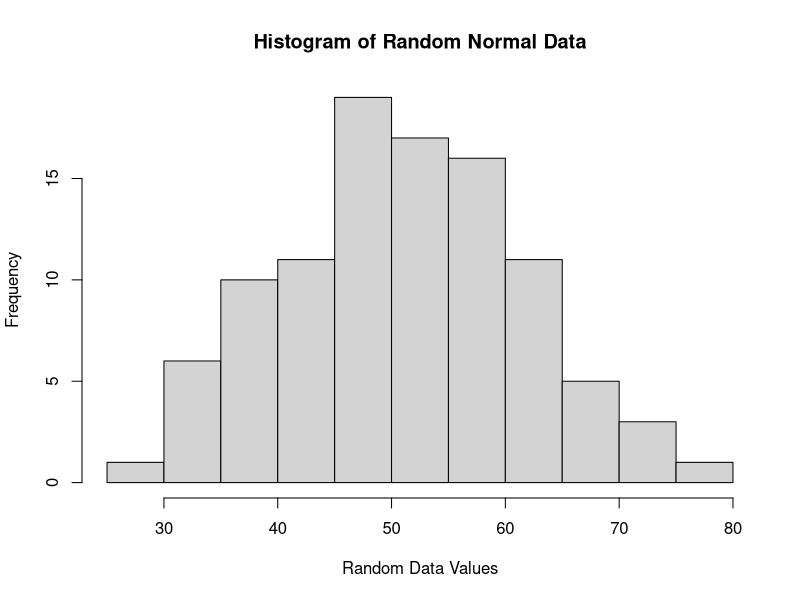
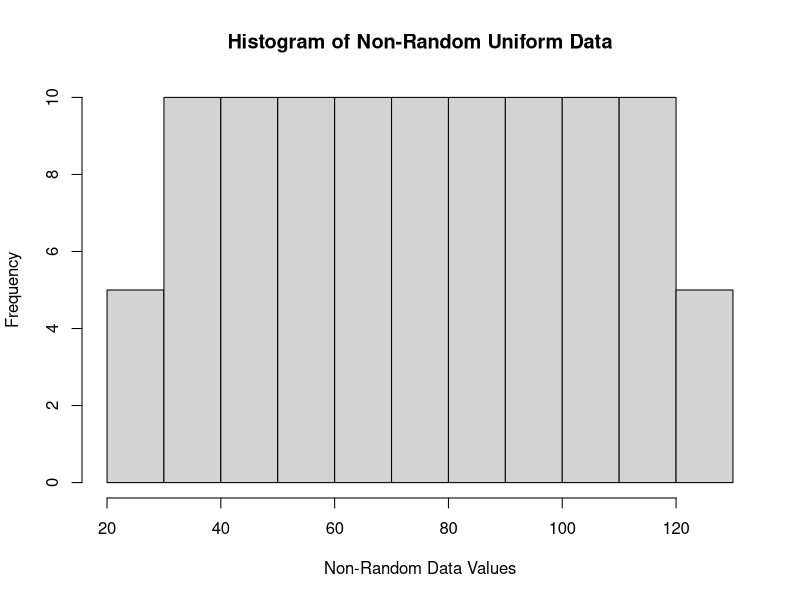
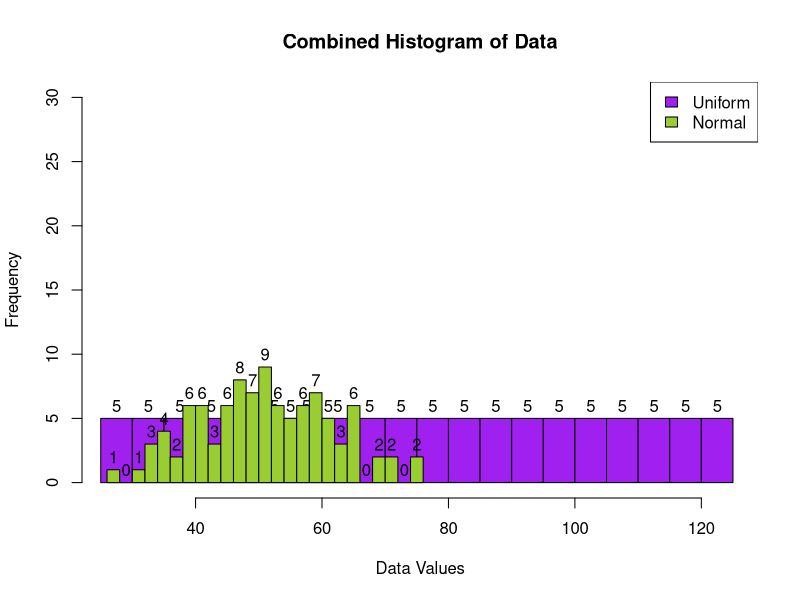

These figures' R source, in order:
# This covers 'Basic R' in the course Reproducible Research with R and Git
# From slides 1-8 'Learning R w/ R Studio'
# https://docs.google.com/presentation/d/1q0PK_rMCxUelB--Rkk09ZEqrpMk42Wzuv7qeej1pxL4/


# A. Generate Data and Matrices

random_data <- rnorm(100, mean = 50, sd = 10)

non_random_data <- 26:125

data_matrix <- cbind(random_data, non_random_data)


# B. Perform a t-test

t_test_result <- t.test(data_matrix[,1],
                        data_matrix[,2],
                        var.equal = F)

print(t_test_result)


# C. Generating Histograms

hist(data_matrix[,1],
     main = "Histogram of Random Normal Data",
     xlab = "Random Data Values")

hist(data_matrix[,2],
     main = "Histogram of Non-Random Uniform Data",
     xlab = "Non-Random Data Values")

# run all three lines at once for combined histogram
# NOTE: you may need to adjust the size/shape of your viewer for it to look correct

hist(non_random_data, col = "purple", main = "Combined Histogram of Data", xlab = "Data Values", xlim = range(c(non_random_data, random_data)), ylim = c(0, 30), breaks = 20, labels = TRUE, freq = TRUE)
hist(random_data, col = "yellowgreen", add = TRUE, breaks = 20, labels = TRUE, freq = TRUE)
legend("topright", legend = c("Uniform", "Normal"), fill = c("purple", "yellowgreen"))

# NOTE: you can save the image by right-clicking in the "Plots" viewer


# D. String Objects

fruits <- "apple, banana, cherry"
vegetables <- "carrot, asparagus, avocado"

combined_strings <- paste(fruits, vegetables, sep = ", ")

modified_strings <- gsub("a", "", combined_strings)

cat("Original Combined Strings:", combined_strings, "\n")
cat("Modified Strings (without 'a'):", modified_strings, "\n")

